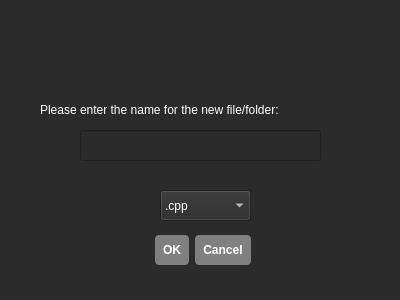
<?xml version="1.0" encoding="UTF-8"?>
<ui version="4.0">
 <class>DialogNewItem</class>
 <widget class="QDialog" name="DialogNewItem">
  <property name="geometry">
   <rect>
    <x>0</x>
    <y>0</y>
    <width>400</width>
    <height>300</height>
   </rect>
  </property>
  <property name="windowTitle">
   <string>SO Drive Client Create Tab</string>
  </property>
  <property name="windowIcon">
   <iconset resource="resources.qrc">
    <normaloff>:/new/prefix1/images/emblem.png</normaloff>:/new/prefix1/images/emblem.png</iconset>
  </property>
  <property name="styleSheet">
   <string notr="true">QWidget {
    background-color: #2b2b2b;
    color: #ffffff;
    font-family: &quot;Consolas&quot;;
}

/* Dosya Listesi Kutusu */
QListWidget {
    background-color: #000000;
    border: 1px solid #555555;
    color: #00ff00; /* Dosyalar yeşil görünsün */
    font-size: 12pt;
}

/* Butonlar */
QPushButton {
    background-color: #808080;
    color: white;
    border-radius: 4px;
    padding: 8px;
    font-weight: bold;
}
QPushButton:hover { background-color: #808080; }
QPushButton:pressed { background-color: #1a1a1a; }

/* Çıkış Butonu Özel Renk (İsteğe bağlı) */
QPushButton#button_logout {
    background-color: #d9534f; /* Kırmızımsı */
    color: white;
}
QPushButton#button_logout:hover { background-color: #c9302c; }
/* --- SADECE NAVİGASYON BUTONLARI (Şeffaf Olsun) --- */

QPushButton#button_back, QPushButton#button_next {
    background-color: transparent;   /* Arka plan şeffaf (İkon ön planda) */
    border: 2px solid #555555;       /* GRİ ÇERÇEVE (İstediğin özellik bu) */
    border-radius: 15px;             /* Köşeler yuvarlak */
    min-width: 30px;                 /* Buton çok daralmasın */
    min-height: 30px;
}
/* Genel Tab Çerçevesi */
QTabWidget::pane {
    border: 1px solid #444444;
    background-color: #1e1e1e; /* İçerik alanı rengi */
    border-radius: 4px;
}

/* Sekme Başlıklarının Olduğu Şerit */
QTabBar::tab {
    background-color: #2b2b2b; /* Pasif sekme rengi */
    color: #aaaaaa;            /* Pasif yazı rengi */
    padding: 8px 20px;         /* Genişlik ve yükseklik */
    border-top-left-radius: 4px;
    border-top-right-radius: 4px;
    margin-right: 2px;         /* Sekmeler birbirine yapışmasın */
}

/* Seçili Olan (Aktif) Sekme */
QTabBar::tab:selected {
    background-color: #1e1e1e; /* İçerikle aynı renk olsun ki bütünleşsin */
    color: #00ff00;            /* Aktif dosya ismi YEŞİL yansın */
    border-bottom: 2px solid #00ff00; /* Altına yeşil çizgi çekelim */
    font-weight: bold;
}

/* Üzerine Gelince */
QTabBar::tab:hover {
    background-color: #333333;
    color: white;
}</string>
  </property>
  <widget class="QLineEdit" name="input_name">
   <property name="geometry">
    <rect>
     <x>80</x>
     <y>130</y>
     <width>241</width>
     <height>31</height>
    </rect>
   </property>
   <property name="text">
    <string/>
   </property>
  </widget>
  <widget class="QComboBox" name="combo_type">
   <property name="geometry">
    <rect>
     <x>160</x>
     <y>190</y>
     <width>91</width>
     <height>31</height>
    </rect>
   </property>
   <item>
    <property name="text">
     <string>.cpp</string>
    </property>
   </item>
   <item>
    <property name="text">
     <string>.h</string>
    </property>
   </item>
   <item>
    <property name="text">
     <string>.hpp</string>
    </property>
   </item>
   <item>
    <property name="text">
     <string>.py</string>
    </property>
   </item>
   <item>
    <property name="text">
     <string>.json</string>
    </property>
   </item>
   <item>
    <property name="text">
     <string>.xml</string>
    </property>
   </item>
   <item>
    <property name="text">
     <string>.ui</string>
    </property>
   </item>
   <item>
    <property name="text">
     <string>.sql</string>
    </property>
   </item>
   <item>
    <property name="text">
     <string>.sqlite</string>
    </property>
   </item>
   <item>
    <property name="text">
     <string>.html</string>
    </property>
   </item>
   <item>
    <property name="text">
     <string>.css</string>
    </property>
   </item>
   <item>
    <property name="text">
     <string>.js</string>
    </property>
   </item>
   <item>
    <property name="text">
     <string>.txt</string>
    </property>
   </item>
   <item>
    <property name="text">
     <string>.pdf</string>
    </property>
   </item>
   <item>
    <property name="text">
     <string>.docx</string>
    </property>
   </item>
   <item>
    <property name="text">
     <string>.doc</string>
    </property>
   </item>
   <item>
    <property name="text">
     <string>.xlsx</string>
    </property>
   </item>
   <item>
    <property name="text">
     <string>.xls</string>
    </property>
   </item>
   <item>
    <property name="text">
     <string>.pptx</string>
    </property>
   </item>
   <item>
    <property name="text">
     <string>.ppt</string>
    </property>
   </item>
   <item>
    <property name="text">
     <string>.png</string>
    </property>
   </item>
   <item>
    <property name="text">
     <string>.jpg</string>
    </property>
   </item>
   <item>
    <property name="text">
     <string>.jpeg</string>
    </property>
   </item>
   <item>
    <property name="text">
     <string>.ico</string>
    </property>
   </item>
   <item>
    <property name="text">
     <string>.mp4</string>
    </property>
   </item>
   <item>
    <property name="text">
     <string>.avi</string>
    </property>
   </item>
   <item>
    <property name="text">
     <string>.mkv</string>
    </property>
   </item>
   <item>
    <property name="text">
     <string>.mp3</string>
    </property>
   </item>
   <item>
    <property name="text">
     <string>.wav</string>
    </property>
   </item>
   <item>
    <property name="text">
     <string>.zip</string>
    </property>
   </item>
   <item>
    <property name="text">
     <string>.rar</string>
    </property>
   </item>
   <item>
    <property name="text">
     <string>.7z</string>
    </property>
   </item>
   <item>
    <property name="text">
     <string>.tar</string>
    </property>
   </item>
  </widget>
  <widget class="QLabel" name="label">
   <property name="geometry">
    <rect>
     <x>40</x>
     <y>100</y>
     <width>321</width>
     <height>20</height>
    </rect>
   </property>
   <property name="text">
    <string>Please enter the name for the new file/folder:</string>
   </property>
  </widget>
  <widget class="QDialogButtonBox" name="buttonBox">
   <property name="geometry">
    <rect>
     <x>140</x>
     <y>230</y>
     <width>111</width>
     <height>41</height>
    </rect>
   </property>
   <property name="standardButtons">
    <set>QDialogButtonBox::StandardButton::Cancel|QDialogButtonBox::StandardButton::Ok</set>
   </property>
  </widget>
 </widget>
 <resources>
  <include location="resources.qrc"/>
 </resources>
 <connections/>
</ui>
